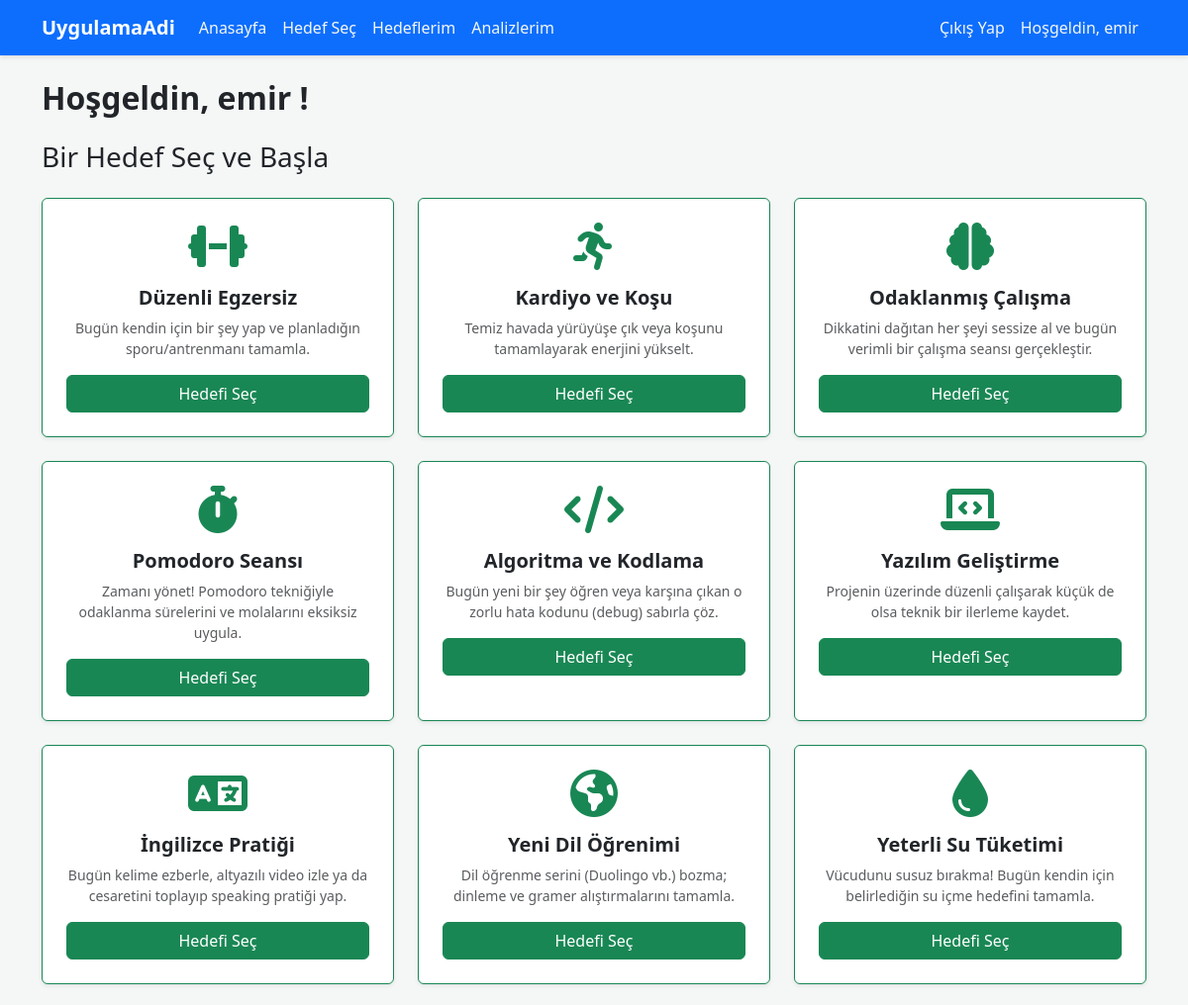
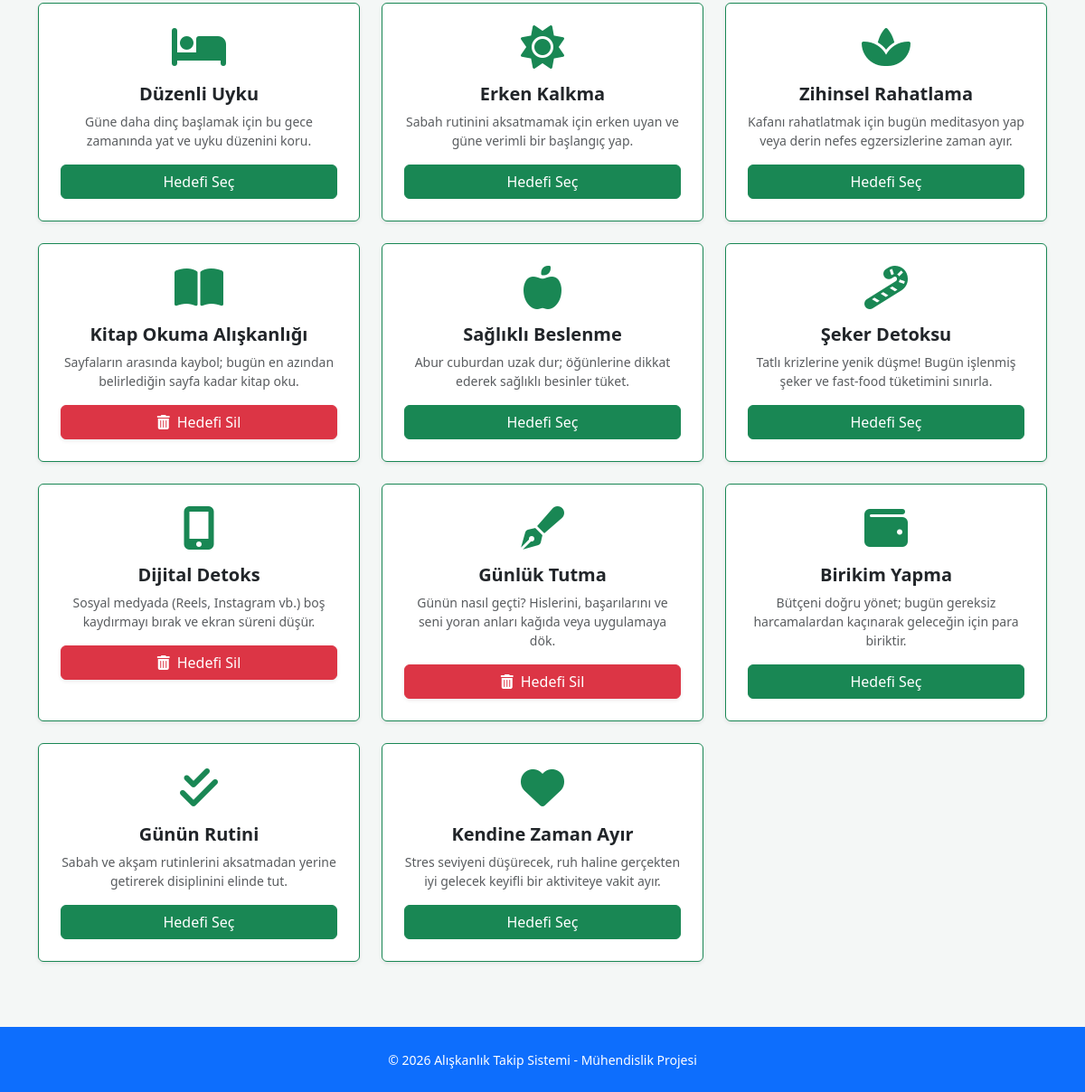
The page /secim/ (signed in) on the database its author committed (2 pictures, top to bottom).
### myApp/models.py (models this page shows, shortened)
class Hedef(models.Model):
    baslik = models.CharField(max_length=100)
    ikon = models.CharField(max_length=100)
    aciklama = models.TextField()
    class Meta:
        verbose_name = "Hedef"
        verbose_name_plural = "Hedefler"

### myApp/views.py (the view)
# urls.py: path('secim/', views.hedef_sec, name='hedef_sec'),
def hedef_sec(request):
    hedefler = Hedef.objects.all()
    secilen_hedefler = []
    if request.user.is_authenticated:
        secilen_hedefler = SecilenHedef.objects.filter(user=request.user).values_list('hedef_id', flat=True)
    context = {
        'hedefler': hedefler,
        'secilen_hedefler': secilen_hedefler
    }
    return render(request, 'myApp/hedef_sec.html', context)

### myApp/templates/myApp/hedef_sec.html (shortened to what this page needs)
{% extends 'base.html' %}
{% block content %}
    {% if user.is_authenticated %}
        <h2 class="fw-bold mb-4">Hoşgeldin, {{ user.username }} !</h2>
    <h3 class="mb-4">Bir Hedef Seç ve Başla</h3>
        <div class="row">
            {% for hedef in hedefler %}
            <div class="col-md-4 mb-4">
                <div class="card shadow-sm h-100 border-top border-success border-1">
                    <div class="card-body text-center p-4">
                        <i class="fas {{ hedef.ikon }} fa-3x text-success mb-3"></i>
                        <h5 class="fw-bold">{{ hedef.baslik }}</h5>
                        <p class="text-muted small">{{ hedef.aciklama }}</p>
                        {% if hedef.id in secilen_hedefler %}
                        <a href="{% url 'hedef_sil' hedef.id %}" class="btn btn-danger w-100 shadow-sm">
                        <i class="fas fa-trash-alt me-2"></i>Hedefi Sil</a>
                        {% else %}
                        <a href="{% url 'hedef_ekle' hedef.id %}" class="btn btn-success w-100">Hedefi Seç</a>
                        {% endif %}
                    </div>
                </div>
            </div>
            {% empty %}
            <div class="col-12 text-center">
                <p class="text-muted">Henüz admin panelinden bir hedef eklenmemiş.</p>
            </div>
            {% endfor %}
        </div>
    {% else %}
        <div class="alert alert-info text-center" role="alert">
            Hedef seçmek için lütfen <a href="{% url 'login' %}" class="alert-link">giriş yapın</a> veya <a href="{% url 'register' %}" class="alert-link">kayıt olun</a>.
        </div>
    {% endif %}
{% endblock %}

### templates/base.html (shortened to what this page needs)
{% load static %}
<!DOCTYPE html>
<html lang="en">
<link rel="stylesheet" href="{% static 'css/bootstrap.min.css/' %}">
<link rel="stylesheet" href="{% static 'css/base.css/' %}">
<link rel="stylesheet" href="https://cdnjs.cloudflare.com/ajax/libs/font-awesome/6.4.0/css/all.min.css">
<body class="d-flex flex-column min-vh-100">
    <nav class="navbar navbar-dark bg-primary navbar-expand-lg mb-4">
        <div class="container">
            <a class="navbar-brand fw-bold" href="{% url 'home' %}">
                UygulamaAdi
            </a>
            <div class="collapse navbar-collapse" id="navbarNav">
                <ul class="navbar-nav me-auto">
                    <li class="nav-item">
                        <a class="nav-link" href="{% url 'home' %}">Anasayfa</a>
                    </li>
                    <li class="nav-item">
                        <a class="nav-link" href="{% url 'hedef_sec' %}">Hedef Seç</a>
                    </li>
                    <li class="nav-item">
                        <a class="nav-link" href="{% url 'hedeflerim' %}">Hedeflerim</a>
                    </li>
                    <li class="nav-item">
                        <a class="nav-link" href="{% url 'analizlerim' %}">Analizlerim</a>
                    </li>
                </ul>
                {% if user.is_authenticated %}
                    <ul class="navbar-nav ms-auto">
                        <li class="nav-item">
                            <a class="nav-link" href="{% url 'logout' %}">Çıkış Yap</a>
                        </li>
                        <li class="nav-item">
                            <a class="nav-link" href="">Hoşgeldin, {{ user.username }}</a>
                        </li>
                    </ul>
                {% endif %}
            </div>
        </div>
    </nav>
    <main class="flex-grow-1">
        <div class="container">
            {% block content %}
            {% endblock  %}
        </div>
    </main>
<footer class="py-4 bg-primary text-white mt-5">
    <div class="container text-center">
        <span class="opacity-100 small">© 2026 Alışkanlık Takip Sistemi - Mühendislik Projesi</span>
    </div>
</footer>
</body>
</html>

### static/css/base.css (style rules this page uses)
body { background-color: #f4f7f6; min-height: 100vh; display: flex; flex-direction: column; }
.navbar { box-shadow: 0 2px 4px rgba(0,0,0,.1); }
footer { margin-top: auto; }
.navbar .nav-link { color: #f4f7f6; }

### rows shown on the page
Hedef: baslik "Düzenli Egzersiz", aciklama "Bugün kendin için bir şey yap ve planladığın sporu/antrenmanı tamamla.", shows "Hedefi Seç"
Hedef: baslik "Kardiyo ve Koşu", aciklama "Temiz havada yürüyüşe çık veya koşunu tamamlayarak enerjini yükselt.", shows "Hedefi Seç"
Hedef: baslik "Odaklanmış Çalışma", aciklama "Dikkatini dağıtan her şeyi sessize al ve bugün verimli bir çalışma seansı gerçekleştir.", shows "Hedefi Seç"
Hedef: baslik "Pomodoro Seansı", aciklama "Zamanı yönet! Pomodoro tekniğiyle odaklanma sürelerini ve molalarını eksiksiz uygula.", shows "Hedefi Seç"
Hedef: baslik "Algoritma ve Kodlama", aciklama "Bugün yeni bir şey öğren veya karşına çıkan o zorlu hata kodunu (debug) sabırla çöz.", shows "Hedefi Seç"
Hedef: baslik "Yazılım Geliştirme", aciklama "Projenin üzerinde düzenli çalışarak küçük de olsa teknik bir ilerleme kaydet.", shows "Hedefi Seç"
Hedef: baslik "İngilizce Pratiği", aciklama "Bugün kelime ezberle, altyazılı video izle ya da cesaretini toplayıp speaking pratiği yap.", shows "Hedefi Seç"
Hedef: baslik "Yeni Dil Öğrenimi", aciklama "Dil öğrenme serini (Duolingo vb.) bozma; dinleme ve gramer alıştırmalarını tamamla.", shows "Hedefi Seç"
Hedef: baslik "Yeterli Su Tüketimi", aciklama "Vücudunu susuz bırakma! Bugün kendin için belirlediğin su içme hedefini tamamla.", shows "Hedefi Seç"
Hedef: baslik "Düzenli Uyku", aciklama "Güne daha dinç başlamak için bu gece zamanında yat ve uyku düzenini koru.", shows "Hedefi Seç"
Hedef: baslik "Erken Kalkma", aciklama "Sabah rutinini aksatmamak için erken uyan ve güne verimli bir başlangıç yap.", shows "Hedefi Seç"
Hedef: baslik "Zihinsel Rahatlama", aciklama "Kafanı rahatlatmak için bugün meditasyon yap veya derin nefes egzersizlerine zaman ayır.", shows "Hedefi Seç"
Hedef: baslik "Kitap Okuma Alışkanlığı", aciklama "Sayfaların arasında kaybol; bugün en azından belirlediğin sayfa kadar kitap oku.", shows "Hedefi Sil"
Hedef: baslik "Sağlıklı Beslenme", aciklama "Abur cuburdan uzak dur; öğünlerine dikkat ederek sağlıklı besinler tüket.", shows "Hedefi Seç"
Hedef: baslik "Şeker Detoksu", aciklama "Tatlı krizlerine yenik düşme! Bugün işlenmiş şeker ve fast-food tüketimini sınırla.", shows "Hedefi Seç"
Hedef: baslik "Dijital Detoks", aciklama "Sosyal medyada (Reels, Instagram vb.) boş kaydırmayı bırak ve ekran süreni düşür.", shows "Hedefi Sil"
Hedef: baslik "Günlük Tutma", aciklama "Günün nasıl geçti? Hislerini, başarılarını ve seni yoran anları kağıda veya uygulamaya dök.", shows "Hedefi Sil"
Hedef: baslik "Birikim Yapma", aciklama "Bütçeni doğru yönet; bugün gereksiz harcamalardan kaçınarak geleceğin için para biriktir.", shows "Hedefi Seç"
Hedef: baslik "Günün Rutini", aciklama "Sabah ve akşam rutinlerini aksatmadan yerine getirerek disiplinini elinde tut.", shows "Hedefi Seç"
Hedef: baslik "Kendine Zaman Ayır", aciklama "Stres seviyeni düşürecek, ruh haline gerçekten iyi gelecek keyifli bir aktiviteye vakit ayır.", shows "Hedefi Seç"

### other values the page prints
{{ user.username }} "emir"
